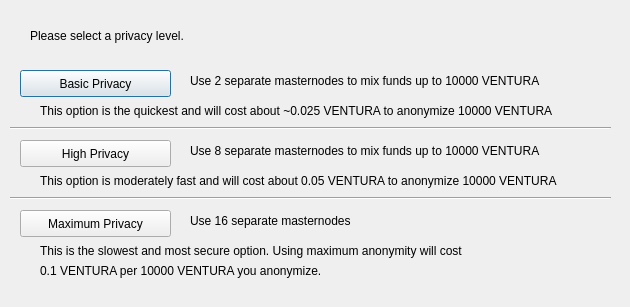
<?xml version="1.0" encoding="UTF-8"?>
<ui version="4.0">
 <class>ObfuscationConfig</class>
 <widget class="QDialog" name="ObfuscationConfig">
  <property name="geometry">
   <rect>
    <x>0</x>
    <y>0</y>
    <width>630</width>
    <height>307</height>
   </rect>
  </property>
  <property name="windowTitle">
   <string>Configure Obfuscation</string>
  </property>
  <widget class="QPushButton" name="buttonBasic">
   <property name="geometry">
    <rect>
     <x>20</x>
     <y>70</y>
     <width>151</width>
     <height>27</height>
    </rect>
   </property>
   <property name="text">
    <string>Basic Privacy</string>
   </property>
  </widget>
  <widget class="QPushButton" name="buttonHigh">
   <property name="geometry">
    <rect>
     <x>20</x>
     <y>140</y>
     <width>151</width>
     <height>27</height>
    </rect>
   </property>
   <property name="text">
    <string>High Privacy</string>
   </property>
  </widget>
  <widget class="QPushButton" name="buttonMax">
   <property name="geometry">
    <rect>
     <x>20</x>
     <y>210</y>
     <width>151</width>
     <height>27</height>
    </rect>
   </property>
   <property name="text">
    <string>Maximum Privacy</string>
   </property>
  </widget>
  <widget class="QLabel" name="label">
   <property name="geometry">
    <rect>
     <x>30</x>
     <y>20</y>
     <width>571</width>
     <height>31</height>
    </rect>
   </property>
   <property name="text">
    <string>Please select a privacy level.</string>
   </property>
  </widget>
  <widget class="QLabel" name="label_2">
   <property name="geometry">
    <rect>
     <x>190</x>
     <y>70</y>
     <width>421</width>
     <height>21</height>
    </rect>
   </property>
   <property name="text">
    <string>Use 2 separate masternodes to mix funds up to 10000 VENTURA</string>
   </property>
  </widget>
  <widget class="QLabel" name="label_3">
   <property name="geometry">
    <rect>
     <x>190</x>
     <y>140</y>
     <width>411</width>
     <height>21</height>
    </rect>
   </property>
   <property name="text">
    <string>Use 8 separate masternodes to mix funds up to 10000 VENTURA</string>
   </property>
  </widget>
  <widget class="QLabel" name="label_4">
   <property name="geometry">
    <rect>
     <x>190</x>
     <y>210</y>
     <width>421</width>
     <height>21</height>
    </rect>
   </property>
   <property name="text">
    <string>Use 16 separate masternodes</string>
   </property>
  </widget>
  <widget class="QLabel" name="label_6">
   <property name="geometry">
    <rect>
     <x>40</x>
     <y>100</y>
     <width>561</width>
     <height>21</height>
    </rect>
   </property>
   <property name="text">
    <string>This option is the quickest and will cost about ~0.025 VENTURA to anonymize 10000 VENTURA</string>
   </property>
  </widget>
  <widget class="QLabel" name="label_7">
   <property name="geometry">
    <rect>
     <x>40</x>
     <y>170</y>
     <width>561</width>
     <height>21</height>
    </rect>
   </property>
   <property name="text">
    <string>This option is moderately fast and will cost about 0.05 VENTURA to anonymize 10000 VENTURA</string>
   </property>
  </widget>
  <widget class="QLabel" name="label_8">
   <property name="geometry">
    <rect>
     <x>40</x>
     <y>240</y>
     <width>561</width>
     <height>21</height>
    </rect>
   </property>
   <property name="text">
    <string>This is the slowest and most secure option. Using maximum anonymity will cost</string>
   </property>
  </widget>
  <widget class="QLabel" name="label_9">
   <property name="geometry">
    <rect>
     <x>40</x>
     <y>260</y>
     <width>561</width>
     <height>21</height>
    </rect>
   </property>
   <property name="text">
    <string>0.1 VENTURA per 10000 VENTURA you anonymize.</string>
   </property>
  </widget>
  <widget class="Line" name="line">
   <property name="geometry">
    <rect>
     <x>10</x>
     <y>120</y>
     <width>601</width>
     <height>16</height>
    </rect>
   </property>
   <property name="orientation">
    <enum>Qt::Horizontal</enum>
   </property>
  </widget>
  <widget class="Line" name="line_2">
   <property name="geometry">
    <rect>
     <x>10</x>
     <y>190</y>
     <width>601</width>
     <height>16</height>
    </rect>
   </property>
   <property name="orientation">
    <enum>Qt::Horizontal</enum>
   </property>
  </widget>
 </widget>
 <resources/>
 <connections/>
</ui>
